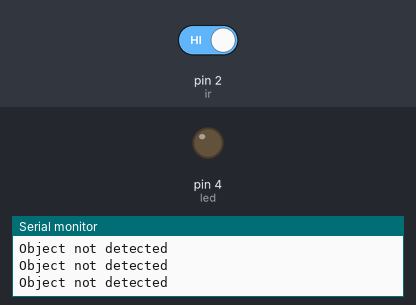
A sketch run on a simulated Arduino Uno, built with avr-gcc and run on an emulated ATmega328P. Parts: output pins drawn as LEDs (lit = HIGH), the last lines printed to the serial monitor. Inputs (shaded band) come from the test bench; at power-on: pin 2 (ir) HIGH.

Above: at 1.6 s.
1.7 s: pin 2 (ir) driven LOW
At 2.4 s:
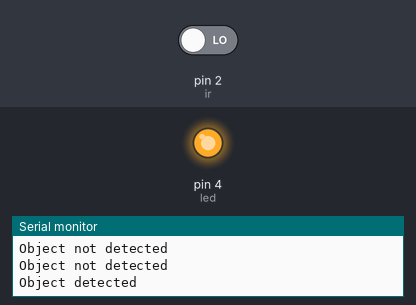
3.5 s: pin 2 (ir) driven HIGH
At 4.8 s:
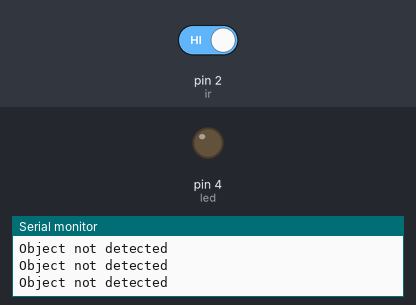
Timing chart, 0 to 6.5 s (numbered marks = the images above; inputs shaded):
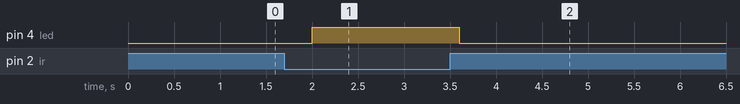

Measured:
- after the input at 1.7 s, pin 4 (led): LOW → HIGH after 0.30 s
- after the input at 3.5 s, pin 4 (led): HIGH → LOW after 0.10 s

The sketch:

Digital_Reading.ino
```cpp
int ir = 2;   //Declaring pin no for ir sensor
int led = 4;  //Declaring pin no for led
int var;      //Global variable

void setup() {
  Serial.begin(9600);

  pinMode(ir, INPUT);  //Setting pinmode for ir sensor
  pinMode(4, OUTPUT);  //Setting pinmode for led
}

void loop() {
  var = digitalRead(ir);  //Reading value from ir sensor

  if (var == LOW) {                         //Decision making
    Serial.println("Object detected");      //Printing on serial monitor
    digitalWrite(led, HIGH);                //Led on
  } else {                                  //Decision making
    Serial.println("Object not detected");  //Printing on serial monitor
    digitalWrite(4, LOW);                   //Led off
  }
  delay(400);  //Delay
}
```
